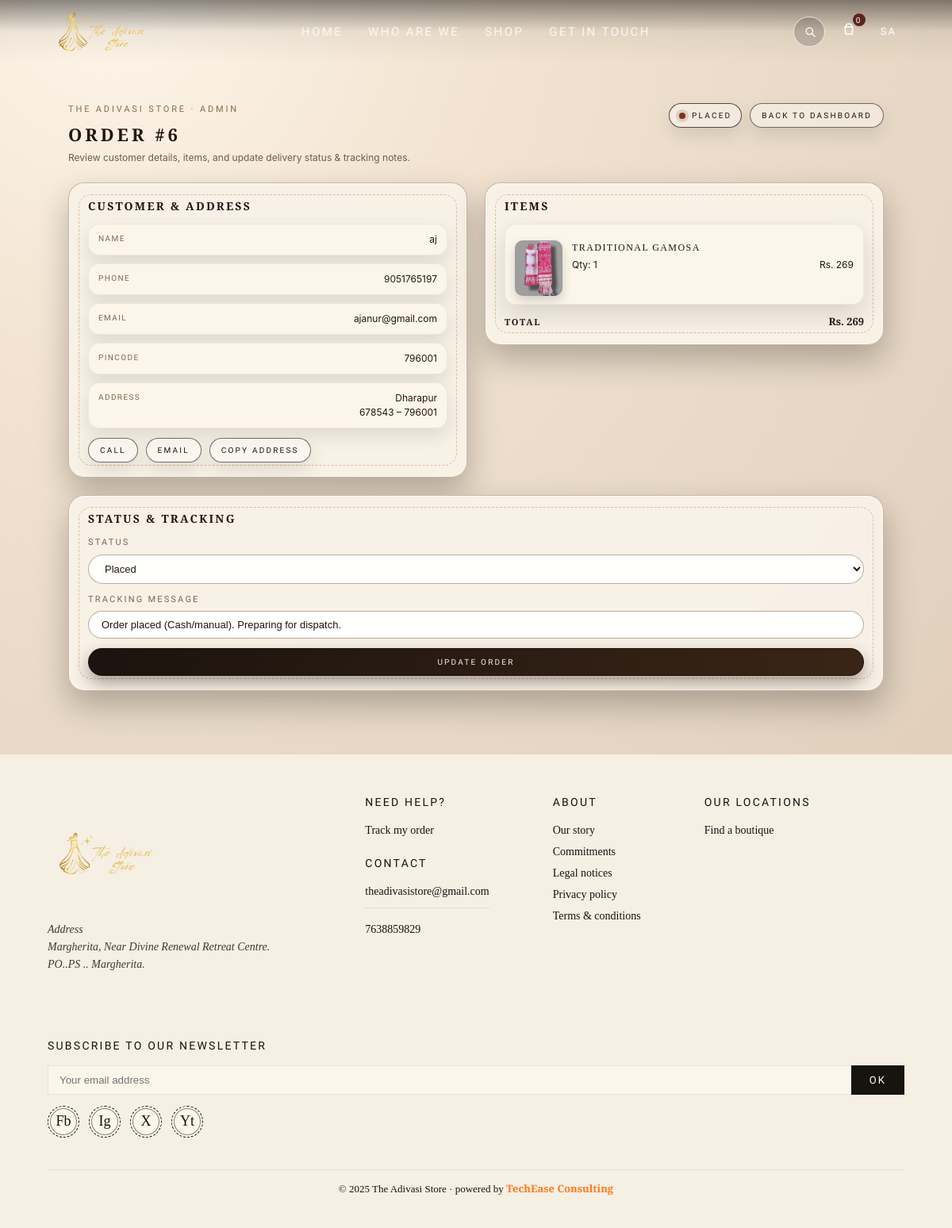
The page /admin/order/6 (signed in) on the database its author committed.
### app.py (models this page shows, shortened)
class User(UserMixin, db.Model):
    id = db.Column(db.Integer, primary_key=True)
    email = db.Column(db.String(150), unique=True, nullable=False)
    name = db.Column(db.String(150))
    password_hash = db.Column(db.String(255), nullable=False)
    is_admin = db.Column(db.Boolean, default=False)
    phone = db.Column(db.String(30))
    nearest_post_office = db.Column(db.String(150))
    pincode = db.Column(db.String(20))
    address_line1 = db.Column(db.String(255))
    address_line2 = db.Column(db.String(255))
    created_at = db.Column(db.DateTime, default=datetime.utcnow)
    @property
    def initials(self):
        if self.name:
            parts = self.name.strip().split()
            if len(parts) == 1:
                return parts[0][:2].upper()
            return (parts[0][0] + parts[-1][0]).upper()
        return (self.email[:2] if self.email else "GU").upper()

class Order(db.Model):
    id = db.Column(db.Integer, primary_key=True)
    user_id = db.Column(db.Integer, db.ForeignKey("user.id"), nullable=False)
    total_amount = db.Column(db.Float, nullable=False)
    status = db.Column(db.String(50), default="Placed")
    tracking_message = db.Column(db.String(255), default="Order received")
    razorpay_order_id = db.Column(db.String(100))
    payment_status = db.Column(db.String(50), default="Pending")  # Pending / Paid / Failed
    shipping_name = db.Column(db.String(150))
    shipping_email = db.Column(db.String(150))
    shipping_phone = db.Column(db.String(30))
    shipping_address = db.Column(db.String(255))
    shipping_post_office = db.Column(db.String(150))
    shipping_pincode = db.Column(db.String(20))
    created_at = db.Column(db.DateTime, default=datetime.utcnow)
    items = db.relationship("OrderItem", backref="order", lazy=True)

class OrderItem(db.Model):
    id = db.Column(db.Integer, primary_key=True)
    order_id = db.Column(db.Integer, db.ForeignKey("order.id"), nullable=False)
    product_db_id = db.Column(db.Integer, nullable=True)
    product_name = db.Column(db.String(255), nullable=False)
    product_price = db.Column(db.Float, nullable=False)
    product_image = db.Column(db.String(500))
    product_size = db.Column(db.String(50))
    product_color = db.Column(db.String(50))
    quantity = db.Column(db.Integer, default=1)

### app.py (the view, shortened to what this page needs)
@app.route("/admin/order/<int:order_id>", methods=["GET", "POST"])
@admin_required
def admin_order_detail(order_id):
    order = Order.query.get_or_404(order_id)
    return render_template("admin_order_detail.html", order=order)

### app.py (called while the page is built, shortened)
@login_manager.user_loader
def load_user(user_id):
    return User.query.get(int(user_id))

@app.context_processor
def inject_cart_info():
    cart_count = 0
    cart_just_added = session.pop("cart_just_added", False)
    return dict(
        cart_count=int(cart_count),
        cart_just_added=bool(cart_just_added),
    )

def admin_required(fn):
    from functools import wraps
    @wraps(fn)
    def wrapper(*args, **kwargs):
        if not current_user.is_authenticated or not current_user.is_admin:
            flash("Admin access only.", "error")
            return redirect(url_for("login"))
        return fn(*args, **kwargs)
    return wrapper

### templates/admin_order_detail.html (shortened to what this page needs)
{% extends "base.html" %}
{% block content %}
<main>
  <section class="section admin-order-page">
    <div class="admin-order-shell">
      <div class="admin-order-top">
        <div>
          <div class="admin-order-kicker">The Adivasi Store · Admin</div>
          <h1 class="admin-order-title">Order #{{ order.id }}</h1>
          <p class="admin-order-sub">
            Review customer details, items, and update delivery status & tracking notes.
          </p>
        </div>
        <div class="admin-order-actions">
          <span class="status-badge">
            <span class="dot"></span>
            {{ order.status }}
          </span>
          <a class="pill-link" href="{{ url_for('admin_dashboard') }}">Back to dashboard</a>
        </div>
      </div>
      <div class="admin-order-grid">
        <div class="admin-col">
          <div class="card">
            <div class="card-inner">
              <h3 class="card-title">Customer & address</h3>
              <div class="info-list">
                <div class="info-row">
                  <div class="info-key">Name</div>
                  <div class="info-val" id="shipName">{{ order.shipping_name or "—" }}</div>
                </div>
                <div class="info-row">
                  <div class="info-key">Phone</div>
                  <div class="info-val" id="shipPhone">{{ order.shipping_phone or "—" }}</div>
                </div>
                <div class="info-row">
                  <div class="info-key">Email</div>
                  <div class="info-val" id="shipEmail">{{ order.shipping_email or "—" }}</div>
                </div>
                <div class="info-row">
                  <div class="info-key">Pincode</div>
                  <div class="info-val" id="shipPin">{{ order.shipping_pincode or "—" }}</div>
                </div>
                <div class="info-row">
                  <div class="info-key">Address</div>
                  <div class="info-val" id="shipAddr">
                    {{ order.shipping_address or "—" }}<br>
                    <span id="shipPO">{{ order.shipping_post_office or "" }}</span>{% if order.shipping_pincode %} – <span>{{ order.shipping_pincode }}</span>{% endif %}
                  </div>
                </div>
              </div>
              <div style="margin-top:12px;display:flex;gap:10px;flex-wrap:wrap;">
                {% if order.shipping_phone %}
                  <a class="pill-link" href="tel:{{ order.shipping_phone|e }}">Call</a>
                {% endif %}
                {% if order.shipping_email %}
                  <a class="pill-link" href="mailto:{{ order.shipping_email|e }}">Email</a>
                {% endif %}
                <button type="button" class="pill-link pill-copy" id="copyAddressBtn" title="Copy full address for courier">
                  Copy address
                </button>
              </div>
            </div>
          </div>
        </div>
        <div class="admin-col">
          <div class="card">
            <div class="card-inner">
              <h3 class="card-title">Items</h3>
              <div class="items-wrap">
                {% for item in order.items %}
                  <div class="item-row">
                    {% if item.product_image %}
                      <div class="item-thumb">
                        <img src="{{ item.product_image }}" alt="{{ item.product_name }}">
                      </div>
                    {% endif %}
                    <div class="item-main">
                      <div class="item-name">{{ item.product_name }}</div>
                      <div class="item-line">
                        <span>Qty: {{ item.quantity }}</span>
                        <span>Rs. {{ "%.0f"|format(item.product_price * item.quantity) }}</span>
                      </div>
                    </div>
                  </div>
                {% endfor %}
              </div>
              <div class="total-row">
                <span class="total-label">Total</span>
                <span>Rs. {{ "%.0f"|format(order.total_amount) }}</span>
              </div>
            </div>
          </div>
        </div>
        <div class="admin-col" style="flex-basis:100%;min-width:280px;">
          <div class="card">
            <div class="card-inner">
              <h3 class="card-title">Status & tracking</h3>
              <form method="POST" class="form" id="orderUpdateForm">
                <div class="field">
                  <label class="label" for="status">Status</label>
                  <select id="status" name="status" class="select">
                    {% for s in ["Placed","Packed","Shipped","Delivered","Cancelled"] %}
                      <option value="{{ s }}" {% if s == order.status %}selected{% endif %}>{{ s }}</option>
                    {% endfor %}
                  </select>
                </div>
                <div class="field">
                  <label class="label" for="tracking_message">Tracking message</label>
                  <input
                    id="tracking_message"
                    type="text"
                    name="tracking_message"
                    value="{{ order.tracking_message }}"
                    class="input"
                    placeholder="Example: Packed and ready for dispatch…"
                    required
                  >
                </div>
                <button type="submit" class="update-btn" id="updateBtn">
                  Update order
                </button>
              </form>
            </div>
          </div>
        </div>
      </div>
    </div>
  </section>
</main>
{% endblock %}

### templates/base.html (shortened to what this page needs)
<!DOCTYPE html>
<html lang="en">
<head>
  <link rel="stylesheet"
        href="https://cdnjs.cloudflare.com/ajax/libs/font-awesome/6.5.1/css/all.min.css"
 />
</head>
<body>
  <header class="site-header" id="site-header">
    <div class="site-logo">
      <a href="{{ url_for('home') }}" aria-label="Go to Home">
        <img src="{{ url_for('static', filename='images/logo22.png') }}" alt="Brand Logo">
      </a>
    </div>
    <nav class="nav-main" aria-label="Main navigation">
      <ul class="nav-links">
        <li><a href="/home">Home</a></li>
        <li><a href="/about">WHO ARE WE</a></li>
        <li><a href="/shop">Shop</a></li>
        <li><a href="/contact">Get In Touch</a></li>
      </ul>
    </nav>
    <div class="nav-actions">
      <div class="nav-search" id="nav-search">
        <button class="search-icon" id="search-button" aria-label="Search">
          <svg viewBox="0 0 24 24" aria-hidden="true">
            <circle cx="11" cy="11" r="5.5"></circle>
            <line x1="15" y1="15" x2="20" y2="20"></line>
          </svg>
        </button>
      </div>
      <div class="nav-cart" title="Cart" data-count="{{ cart_count }}">
        <svg viewBox="0 0 24 24" aria-hidden="true">
          <path d="M8 9c0-2.2 1.8-4 4-4s4 1.8 4 4"></path>
          <path d="M7 9h10l-1 9H8L7 9z"></path>
        </svg>
      </div>
      <div class="nav-login">
        {% if current_user.is_authenticated %}
          <a href="{{ url_for('profile') }}">
            <span>{{ current_user.initials }}</span>
          </a>
        {% else %}
          <a href="{{ url_for('login') }}">
            <span>Login</span>
          </a>
        {% endif %}
      </div>
    </div>
  </header>
  {% block content %}{% endblock %}
  <footer class="site-footer">
    <div class="footer-top">
      <div class="footer-logo">
        <a href="{{ url_for('home') }}" aria-label="Go to Home">
          <img src="{{ url_for('static', filename='images/logo22.png') }}" alt="Brand Footer Logo">
        </a>
        <div class="footer-address">
          <em>
            Address<br>
            Margherita, Near Divine Renewal Retreat Centre.<br>
            PO..PS .. Margherita.
          </em>
        </div>
      </div>
      <div class="footer-column">
        <div class="footer-column-title">Need Help?</div>
        <ul>
          <li><a href="{{ url_for('my_orders') }}">Track my order</a></li>
        </ul>
        <br>
        <div class="footer-column-title">Contact</div>
        <ul>
          <li><a href="mailto:theadivasistore@gmail.com">theadivasistore@gmail.com</a></li>
        </ul>
        <ul class="footer-contact-extra">
          <li><a href="tel:7638859829">7638859829</a></li>
        </ul>
      </div>
      <div class="footer-column">
        <div class="footer-column-title">About</div>
        <ul>
          <li><a href="#">Our story</a></li>
          <li><a href="#">Commitments</a></li>
          <li><a href="#">Legal notices</a></li>
          <li><a href="#">Privacy policy</a></li>
          <li><a href="#">Terms &amp; conditions</a></li>
        </ul>
      </div>
      <div class="footer-column">
        <div class="footer-column-title">Our Locations</div>
        <ul>
          <li><a href="#">Find a boutique</a></li>
        </ul>
      </div>
      <div class="footer-newsletter">
        <div class="footer-column-title">Subscribe to our Newsletter</div>
        <div class="footer-newsletter-input">
          <input type="email" placeholder="Your email address">
          <button type="button">OK</button>
        </div>
        <div class="footer-socials">
          <a href="#" class="social-badge">Fb</a>
          <a href="#" class="social-badge">Ig</a>
          <a href="#" class="social-badge">X</a>
          <a href="#" class="social-badge">Yt</a>
        </div>
      </div>
    </div>
    <div class="footer-bottom">
      <span>
  &copy; 2025 The Adivasi Store · powered by
  <a href="https://techeaseconsulting.com/"
     target="_blank"
     rel="noopener noreferrer"
     class="funky-link">
    TechEase Consulting
  </a>
</span>
    </div>
  </footer>
</body>
</html>

### rows shown on the page
User: initials "SA"
Order: id "6", status "PLACED", shipping_name "aj", shipping_phone "9051765197", shipping_email "ajanur@gmail.com", shipping_pincode "796001", shipping_address "Dharapur", shipping_post_office "678543", total_amount "269", status "Placed", tracking_message "Order placed (Cash/manual). Preparing for dispatch."
OrderItem: product_image (picture), product_name "TRADITIONAL GAMOSA", quantity "1", item.product_price*item.quantity "269"
